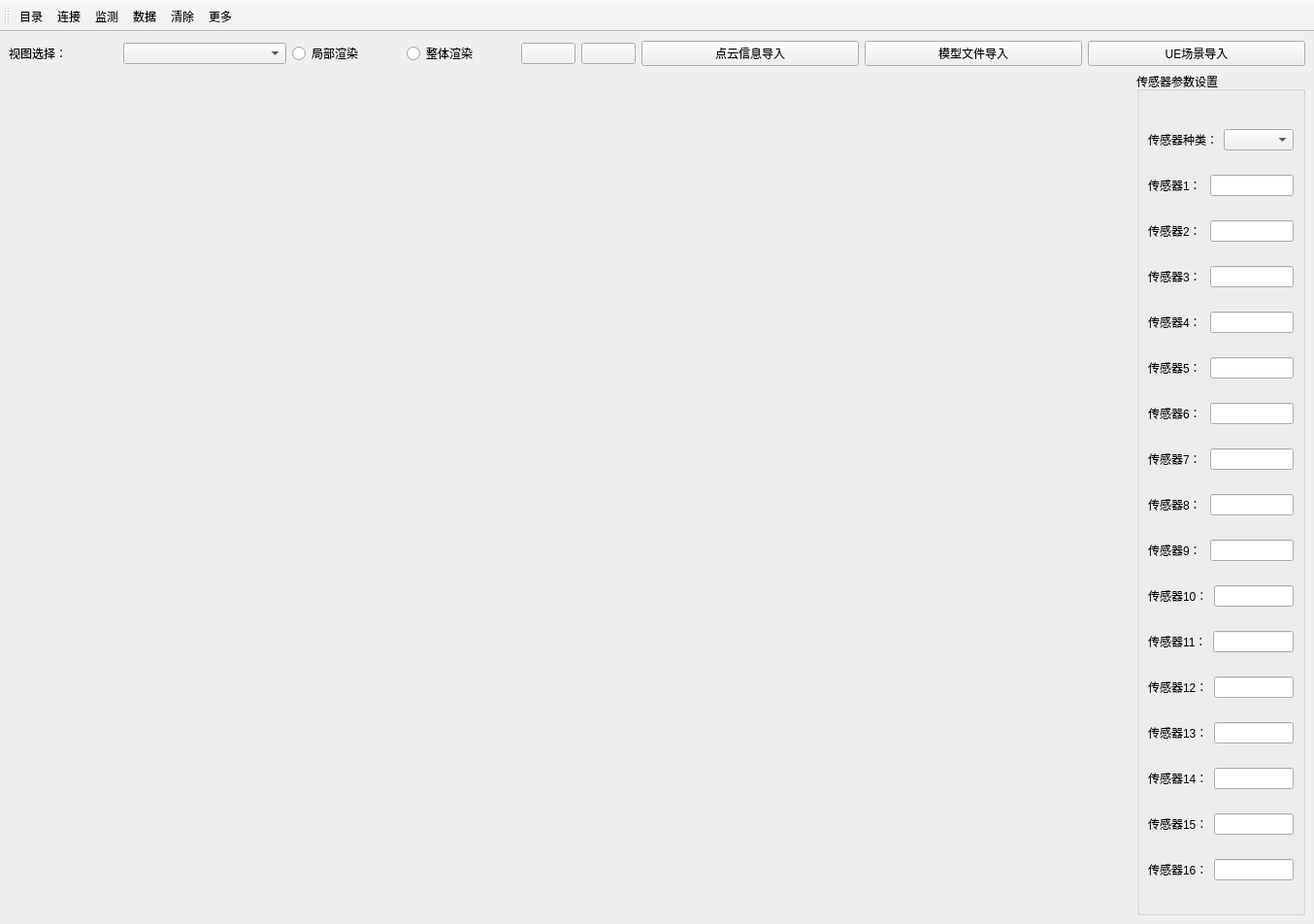
<?xml version="1.0" encoding="UTF-8"?>
<ui version="4.0">
 <class>LayerModel</class>
 <widget class="QMainWindow" name="LayerModel">
  <property name="geometry">
   <rect>
    <x>0</x>
    <y>0</y>
    <width>1354</width>
    <height>952</height>
   </rect>
  </property>
  <property name="windowTitle">
   <string>MainWindow</string>
  </property>
  <widget class="QWidget" name="centralwidget">
   <layout class="QVBoxLayout" name="verticalLayout" stretch="2,30">
    <item>
     <layout class="QHBoxLayout" name="horizontalLayout_36" stretch="2,3,2,2,1,1,4,4,4">
      <item>
       <widget class="QLabel" name="label_9">
        <property name="text">
         <string>视图选择：</string>
        </property>
       </widget>
      </item>
      <item>
       <widget class="QComboBox" name="comboBox_3"/>
      </item>
      <item>
       <widget class="QRadioButton" name="radioButton">
        <property name="text">
         <string>局部渲染</string>
        </property>
       </widget>
      </item>
      <item>
       <widget class="QRadioButton" name="radioButton_2">
        <property name="text">
         <string>整体渲染</string>
        </property>
       </widget>
      </item>
      <item>
       <widget class="QPushButton" name="btnStart">
        <property name="text">
         <string/>
        </property>
       </widget>
      </item>
      <item>
       <widget class="QPushButton" name="btnStop">
        <property name="minimumSize">
         <size>
          <width>0</width>
          <height>0</height>
         </size>
        </property>
        <property name="text">
         <string/>
        </property>
       </widget>
      </item>
      <item>
       <widget class="QPushButton" name="pushButton">
        <property name="text">
         <string>点云信息导入</string>
        </property>
       </widget>
      </item>
      <item>
       <widget class="QPushButton" name="pushButton_2">
        <property name="text">
         <string>模型文件导入</string>
        </property>
       </widget>
      </item>
      <item>
       <widget class="QPushButton" name="pushButton_3">
        <property name="text">
         <string>UE场景导入</string>
        </property>
       </widget>
      </item>
     </layout>
    </item>
    <item>
     <layout class="QHBoxLayout" name="horizontalLayout_35" stretch="7,1">
      <item>
       <widget class="QLabel" name="ModelLab">
        <property name="styleSheet">
         <string notr="true">image: url(:/image/2.png);</string>
        </property>
        <property name="text">
         <string/>
        </property>
        <property name="scaledContents">
         <bool>false</bool>
        </property>
       </widget>
      </item>
      <item>
       <widget class="QGroupBox" name="groupBox_7">
        <property name="title">
         <string>传感器参数设置</string>
        </property>
        <layout class="QVBoxLayout" name="verticalLayout_8">
         <property name="topMargin">
          <number>20</number>
         </property>
         <item>
          <layout class="QHBoxLayout" name="horizontalLayout_18" stretch="2,3">
           <item>
            <widget class="QLabel" name="label_18">
             <property name="text">
              <string>传感器种类：</string>
             </property>
            </widget>
           </item>
           <item>
            <widget class="QComboBox" name="comboBox_4"/>
           </item>
          </layout>
         </item>
         <item>
          <layout class="QHBoxLayout" name="horizontalLayout_19" stretch="2,3">
           <item>
            <widget class="QLabel" name="label_19">
             <property name="text">
              <string>传感器1：</string>
             </property>
            </widget>
           </item>
           <item>
            <widget class="QLineEdit" name="lineEdit"/>
           </item>
          </layout>
         </item>
         <item>
          <layout class="QHBoxLayout" name="horizontalLayout_20" stretch="2,3">
           <item>
            <widget class="QLabel" name="label_20">
             <property name="text">
              <string>传感器2：</string>
             </property>
            </widget>
           </item>
           <item>
            <widget class="QLineEdit" name="lineEdit_2"/>
           </item>
          </layout>
         </item>
         <item>
          <layout class="QHBoxLayout" name="horizontalLayout_21" stretch="2,3">
           <item>
            <widget class="QLabel" name="label_21">
             <property name="text">
              <string>传感器3：</string>
             </property>
            </widget>
           </item>
           <item>
            <widget class="QLineEdit" name="lineEdit_3"/>
           </item>
          </layout>
         </item>
         <item>
          <layout class="QHBoxLayout" name="horizontalLayout_22" stretch="2,3">
           <item>
            <widget class="QLabel" name="label_22">
             <property name="text">
              <string>传感器4：</string>
             </property>
            </widget>
           </item>
           <item>
            <widget class="QLineEdit" name="lineEdit_6"/>
           </item>
          </layout>
         </item>
         <item>
          <layout class="QHBoxLayout" name="horizontalLayout_23" stretch="2,3">
           <item>
            <widget class="QLabel" name="label_23">
             <property name="text">
              <string>传感器5：</string>
             </property>
            </widget>
           </item>
           <item>
            <widget class="QLineEdit" name="lineEdit_7"/>
           </item>
          </layout>
         </item>
         <item>
          <layout class="QHBoxLayout" name="horizontalLayout_24" stretch="2,3">
           <item>
            <widget class="QLabel" name="label_24">
             <property name="text">
              <string>传感器6：</string>
             </property>
            </widget>
           </item>
           <item>
            <widget class="QLineEdit" name="lineEdit_8"/>
           </item>
          </layout>
         </item>
         <item>
          <layout class="QHBoxLayout" name="horizontalLayout_25" stretch="2,3">
           <item>
            <widget class="QLabel" name="label_25">
             <property name="text">
              <string>传感器7：</string>
             </property>
            </widget>
           </item>
           <item>
            <widget class="QLineEdit" name="lineEdit_9"/>
           </item>
          </layout>
         </item>
         <item>
          <layout class="QHBoxLayout" name="horizontalLayout_26" stretch="2,3">
           <item>
            <widget class="QLabel" name="label_26">
             <property name="text">
              <string>传感器8：</string>
             </property>
            </widget>
           </item>
           <item>
            <widget class="QLineEdit" name="lineEdit_10"/>
           </item>
          </layout>
         </item>
         <item>
          <layout class="QHBoxLayout" name="horizontalLayout_27" stretch="2,3">
           <item>
            <widget class="QLabel" name="label_27">
             <property name="text">
              <string>传感器9：</string>
             </property>
            </widget>
           </item>
           <item>
            <widget class="QLineEdit" name="lineEdit_11"/>
           </item>
          </layout>
         </item>
         <item>
          <layout class="QHBoxLayout" name="horizontalLayout_28" stretch="2,3">
           <item>
            <widget class="QLabel" name="label_28">
             <property name="text">
              <string>传感器10：</string>
             </property>
            </widget>
           </item>
           <item>
            <widget class="QLineEdit" name="lineEdit_12"/>
           </item>
          </layout>
         </item>
         <item>
          <layout class="QHBoxLayout" name="horizontalLayout_29" stretch="2,3">
           <item>
            <widget class="QLabel" name="label_29">
             <property name="text">
              <string>传感器11：</string>
             </property>
            </widget>
           </item>
           <item>
            <widget class="QLineEdit" name="lineEdit_13"/>
           </item>
          </layout>
         </item>
         <item>
          <layout class="QHBoxLayout" name="horizontalLayout_30" stretch="2,3">
           <item>
            <widget class="QLabel" name="label_30">
             <property name="text">
              <string>传感器12：</string>
             </property>
            </widget>
           </item>
           <item>
            <widget class="QLineEdit" name="lineEdit_14"/>
           </item>
          </layout>
         </item>
         <item>
          <layout class="QHBoxLayout" name="horizontalLayout_31" stretch="2,3">
           <item>
            <widget class="QLabel" name="label_31">
             <property name="text">
              <string>传感器13：</string>
             </property>
            </widget>
           </item>
           <item>
            <widget class="QLineEdit" name="lineEdit_15"/>
           </item>
          </layout>
         </item>
         <item>
          <layout class="QHBoxLayout" name="horizontalLayout_32" stretch="2,3">
           <item>
            <widget class="QLabel" name="label_32">
             <property name="text">
              <string>传感器14：</string>
             </property>
            </widget>
           </item>
           <item>
            <widget class="QLineEdit" name="lineEdit_16"/>
           </item>
          </layout>
         </item>
         <item>
          <layout class="QHBoxLayout" name="horizontalLayout_33" stretch="2,3">
           <item>
            <widget class="QLabel" name="label_33">
             <property name="text">
              <string>传感器15：</string>
             </property>
            </widget>
           </item>
           <item>
            <widget class="QLineEdit" name="lineEdit_17"/>
           </item>
          </layout>
         </item>
         <item>
          <layout class="QHBoxLayout" name="horizontalLayout_34" stretch="2,3">
           <item>
            <widget class="QLabel" name="label_34">
             <property name="text">
              <string>传感器16：</string>
             </property>
            </widget>
           </item>
           <item>
            <widget class="QLineEdit" name="lineEdit_18"/>
           </item>
          </layout>
         </item>
        </layout>
       </widget>
      </item>
     </layout>
    </item>
   </layout>
  </widget>
  <widget class="QToolBar" name="toolBar">
   <property name="windowTitle">
    <string>toolBar</string>
   </property>
   <property name="iconSize">
    <size>
     <width>60</width>
     <height>36</height>
    </size>
   </property>
   <property name="toolButtonStyle">
    <enum>Qt::ToolButtonTextUnderIcon</enum>
   </property>
   <attribute name="toolBarArea">
    <enum>TopToolBarArea</enum>
   </attribute>
   <attribute name="toolBarBreak">
    <bool>false</bool>
   </attribute>
   <addaction name="home"/>
   <addaction name="connect"/>
   <addaction name="monitor"/>
   <addaction name="data"/>
   <addaction name="clean"/>
   <addaction name="more"/>
  </widget>
  <action name="clean">
   <property name="icon">
    <iconset resource="../res/main.qrc">
     <normaloff>:/logo/33.png</normaloff>:/logo/33.png</iconset>
   </property>
   <property name="text">
    <string>清除</string>
   </property>
   <property name="toolTip">
    <string>清除</string>
   </property>
  </action>
  <action name="home">
   <property name="icon">
    <iconset resource="../res/main.qrc">
     <normaloff>:/logo/24.png</normaloff>:/logo/24.png</iconset>
   </property>
   <property name="text">
    <string>目录</string>
   </property>
   <property name="toolTip">
    <string>目录</string>
   </property>
  </action>
  <action name="connect">
   <property name="icon">
    <iconset resource="../res/main.qrc">
     <normaloff>:/logo/8.png</normaloff>:/logo/8.png</iconset>
   </property>
   <property name="text">
    <string>连接</string>
   </property>
   <property name="toolTip">
    <string>连接</string>
   </property>
  </action>
  <action name="setting">
   <property name="icon">
    <iconset resource="../res/main.qrc">
     <normaloff>:/logo/3.png</normaloff>:/logo/3.png</iconset>
   </property>
   <property name="text">
    <string>设置</string>
   </property>
   <property name="toolTip">
    <string>设置</string>
   </property>
  </action>
  <action name="monitor">
   <property name="icon">
    <iconset resource="../res/main.qrc">
     <normaloff>:/logo/13.png</normaloff>:/logo/13.png</iconset>
   </property>
   <property name="text">
    <string>监测</string>
   </property>
   <property name="toolTip">
    <string>监测</string>
   </property>
  </action>
  <action name="data">
   <property name="icon">
    <iconset resource="../res/main.qrc">
     <normaloff>:/logo/15.png</normaloff>:/logo/15.png</iconset>
   </property>
   <property name="text">
    <string>数据</string>
   </property>
   <property name="toolTip">
    <string>数据</string>
   </property>
  </action>
  <action name="more">
   <property name="icon">
    <iconset resource="../res/main.qrc">
     <normaloff>:/logo/28.png</normaloff>:/logo/28.png</iconset>
   </property>
   <property name="text">
    <string>更多</string>
   </property>
   <property name="toolTip">
    <string>更多</string>
   </property>
  </action>
 </widget>
 <resources>
  <include location="../res/main.qrc"/>
 </resources>
 <connections/>
</ui>
